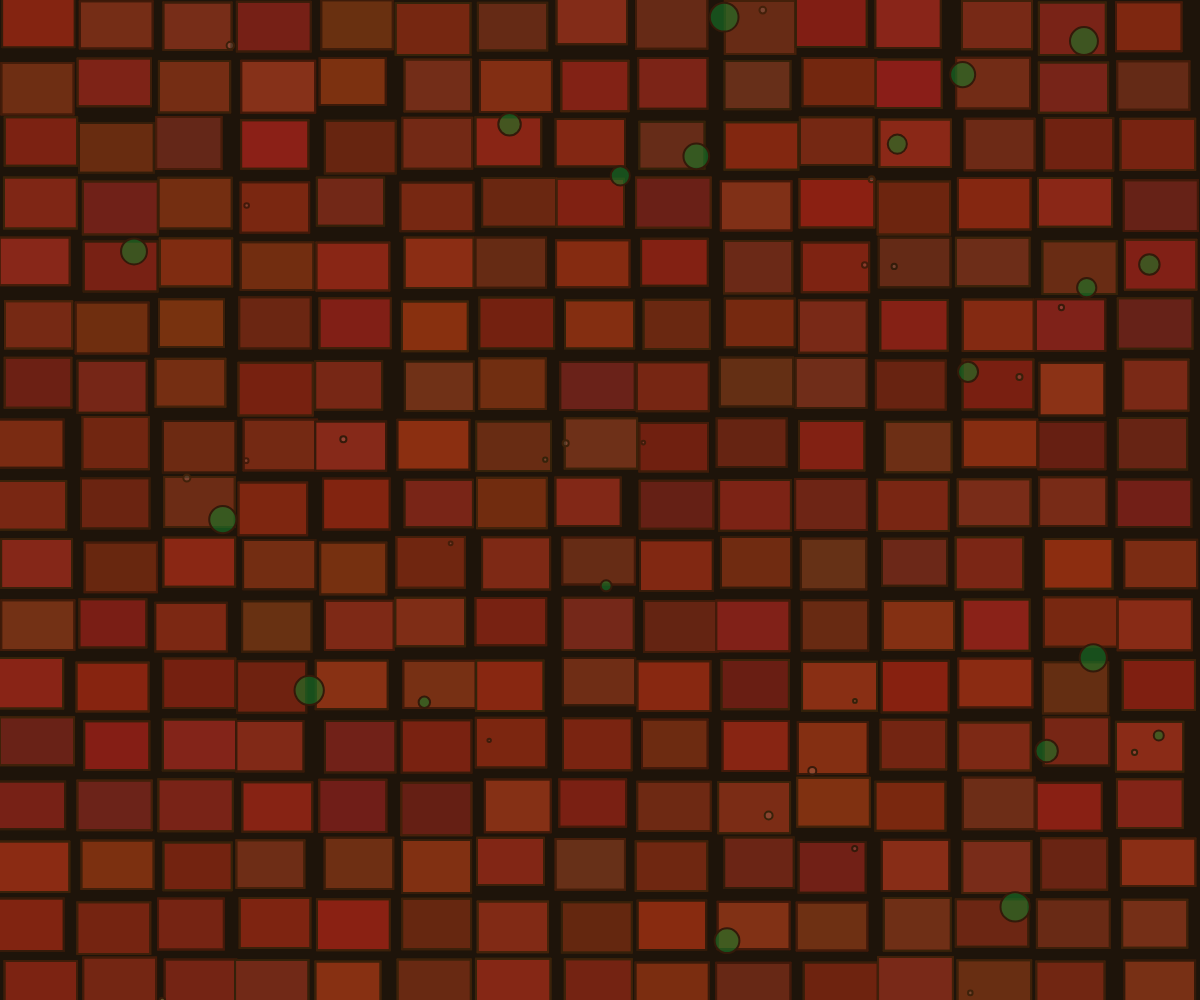
Frame 1 (no input)
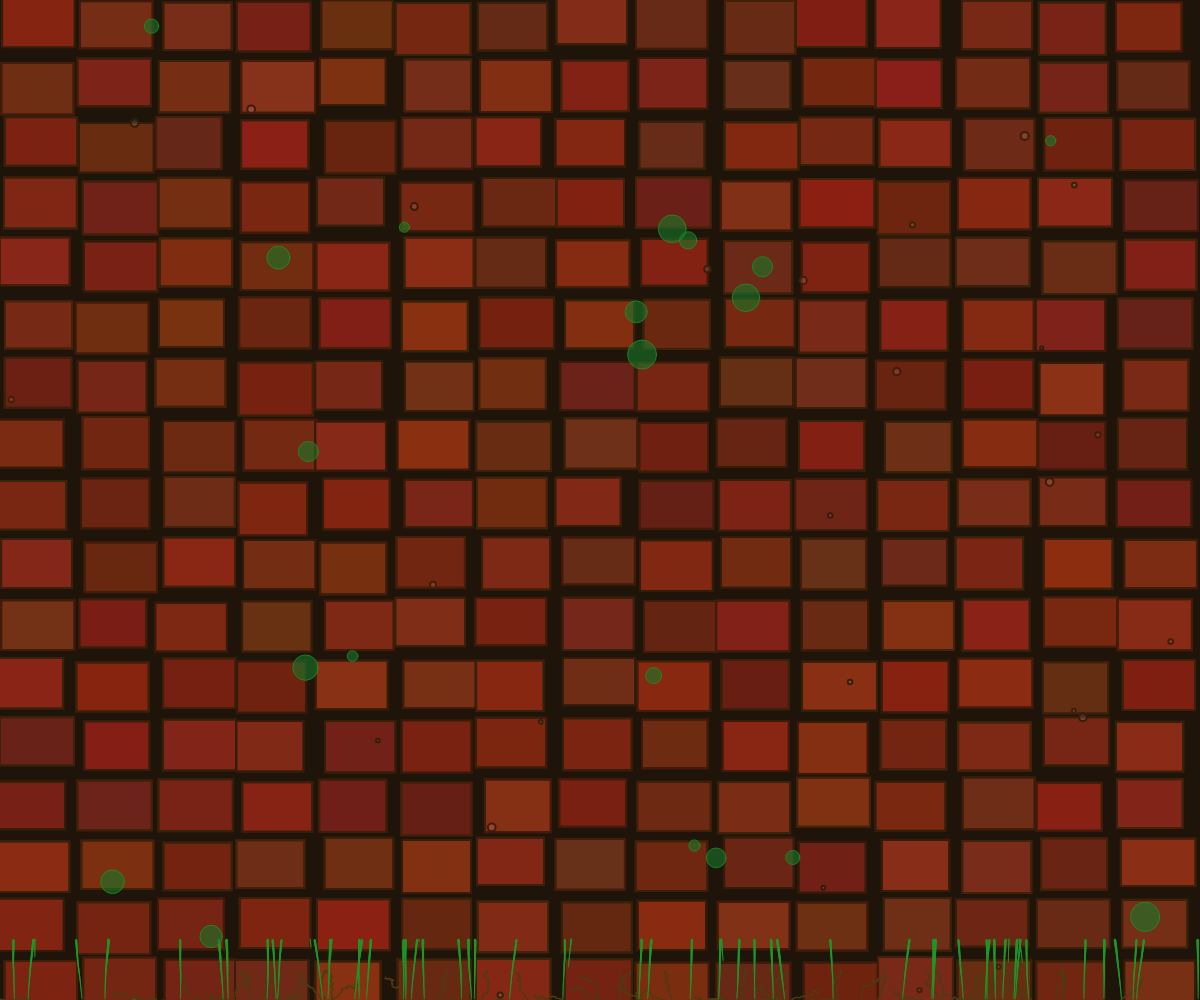
Frame 60 (no input)
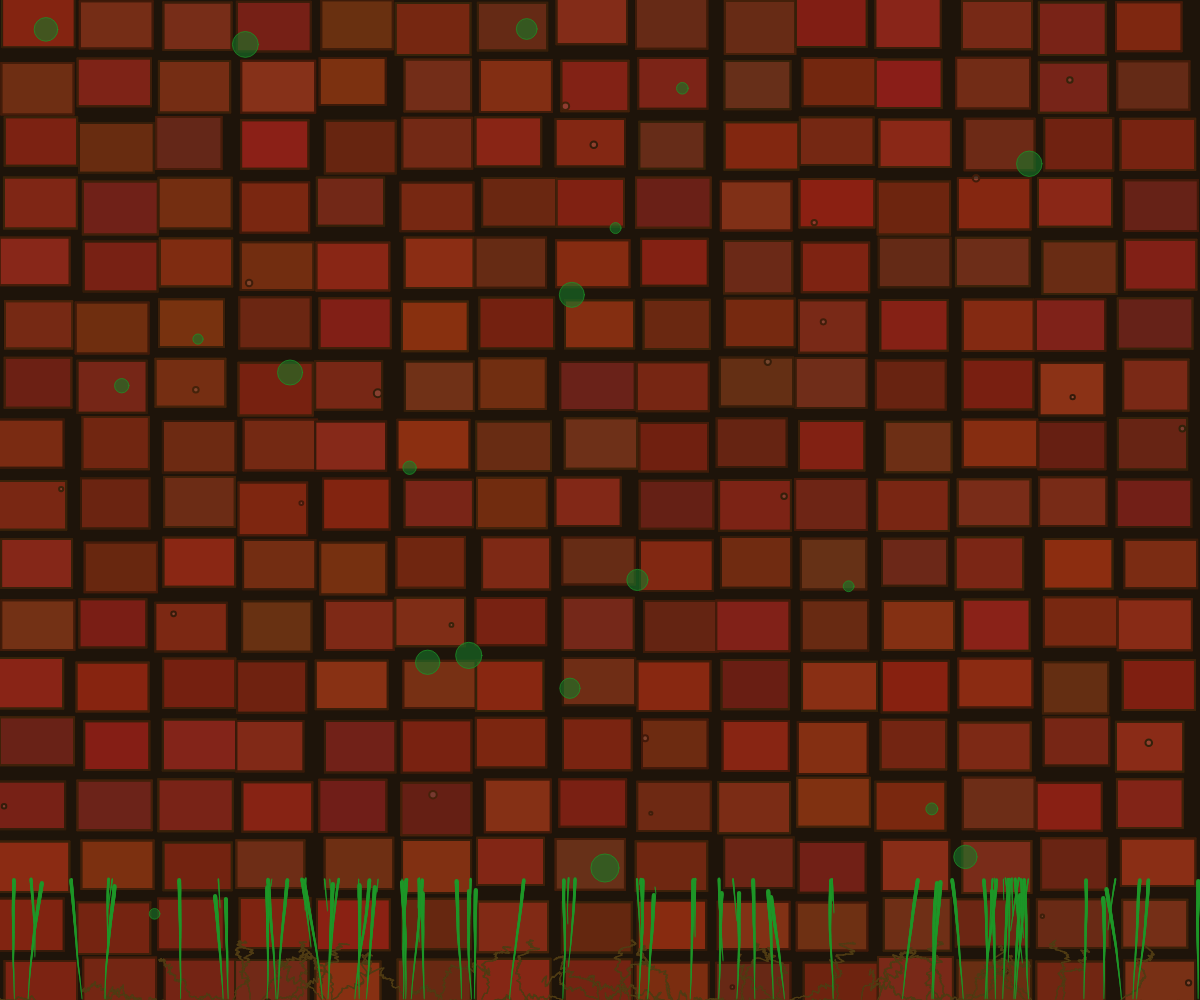
Frame 120 (the mouse pressed at the canvas centre since frame 60)

The p5.js sketch that drew these frames (run headless with seeded random() and noise() and a simulated clock; from frame 60 on, the mouse is pressed at the canvas centre):

// p5.js sketch
// ── sketch.js
let bricks = [];
let vines = [];
let rootSystem;

function setup() {
  createCanvas(windowWidth, windowHeight);
  noStroke();
  
  // Create brick wall
  for (let y = 0; y < height; y += 60) {
    for (let x = 0; x < width; x += 80) {
      bricks.push({
        x: x + random(-5, 5),
        y: y + random(-3, 3),
        w: 70 + random(-5, 5),
        h: 50 + random(-3, 3),
        color: color(
          120 + random(-20, 20),
          40 + random(-10, 10),
          20 + random(-5, 5),
          255
        ),
        mortar: color(60 + random(-10, 10), 30 + random(-5, 5), 10)
      });
    }
  }
  
  // Initialize root system
  rootSystem = [];
  for (let i = 0; i < 100; i++) {
    rootSystem.push({
      x: random(width),
      y: height,
      length: 0,
      angle: random(TWO_PI),
      segments: [],
      maxSegments: 50 + floor(random(30)),
      growing: true
    });
  }
  
  // Create initial vines
  for (let i = 0; i < 50; i++) {
    vines.push({
      x: random(width),
      y: height,
      segments: [],
      maxSegments: 100 + floor(random(50)),
      growing: true,
      angle: -HALF_PI + random(-0.2, 0.2)
    });
  }
}

function draw() {
  background(30, 20, 10);
  
  // Draw brick wall with weathering
  for (let brick of bricks) {
    fill(brick.color);
    rect(brick.x, brick.y, brick.w, brick.h);
    
    // Add mortar lines
    stroke(brick.mortar);
    strokeWeight(2);
    line(brick.x, brick.y, brick.x + brick.w, brick.y);
    line(brick.x, brick.y + brick.h, brick.x + brick.w, brick.y + brick.h);
    line(brick.x, brick.y, brick.x, brick.y + brick.h);
    line(brick.x + brick.w, brick.y, brick.x + brick.w, brick.y + brick.h);
    
    // Add decay effects
    if (random() < 0.1) {
      fill(255, 255, 255, 30);
      ellipse(
        brick.x + random(brick.w),
        brick.y + random(brick.h),
        random(3, 8)
      );
    }
  }
  
  // Update and draw roots
  for (let root of rootSystem) {
    if (root.growing && root.length < 300) {
      root.length += 0.5;
      root.angle += random(-0.05, 0.05);
      
      // Add new segment
      root.segments.push({
        x: root.x + cos(root.angle) * root.length,
        y: root.y + sin(root.angle) * root.length,
        size: map(root.length, 0, 300, 2, 8)
      });
      
      // Randomly change direction to simulate growth
      if (frameCount % 15 === 0) {
        root.angle += random(-0.2, 0.2);
      }
    }
    
    // Draw root segments
    for (let i = 0; i < root.segments.length - 1; i++) {
      let s1 = root.segments[i];
      let s2 = root.segments[i + 1];
      
      stroke(80, 60, 20);
      strokeWeight(s1.size * 0.5);
      line(s1.x, s1.y, s2.x, s2.y);
    }
    
    // Occasionally crack mortar
    if (random() < 0.005) {
      let crackX = root.segments[root.segments.length - 1].x;
      let crackY = root.segments[root.segments.length - 1].y;
      fill(100, 80, 40);
      ellipse(crackX, crackY, random(3, 6));
    }
  }
  
  // Update and draw vines
  for (let vine of vines) {
    if (vine.growing && vine.segments.length < vine.maxSegments) {
      let last = vine.segments[vine.segments.length - 1];
      let x = last ? last.x : vine.x;
      let y = last ? last.y : vine.y;
      
      // Grow upward
      vine.angle += random(-0.02, 0.02);
      x += cos(vine.angle) * 0.5;
      y -= 1;
      
      vine.segments.push({
        x: x,
        y: y,
        size: map(vine.segments.length, 0, vine.maxSegments, 1, 6)
      });
    }
    
    // Draw vine segments
    for (let i = 0; i < vine.segments.length - 1; i++) {
      let s1 = vine.segments[i];
      let s2 = vine.segments[i + 1];
      
      stroke(30, 150, 40);
      strokeWeight(s1.size * 0.7);
      line(s1.x, s1.y, s2.x, s2.y);
    }
    
    // Occasionally add new growth
    if (random() < 0.01 && vine.segments.length > 30) {
      let last = vine.segments[vine.segments.length - 1];
      vines.push({
        x: last.x + random(-5, 5),
        y: last.y,
        segments: [],
        maxSegments: 100 + floor(random(50)),
        growing: true,
        angle: -HALF_PI + random(-0.3, 0.3)
      });
    }
  }
  
  // Add some green patches
  for (let i = 0; i < 20; i++) {
    fill(20, 120, 40, 150);
    ellipse(
      random(width),
      random(height),
      random(10, 30)
    );
  }
}

function windowResized() {
  resizeCanvas(windowWidth, windowHeight);
}
